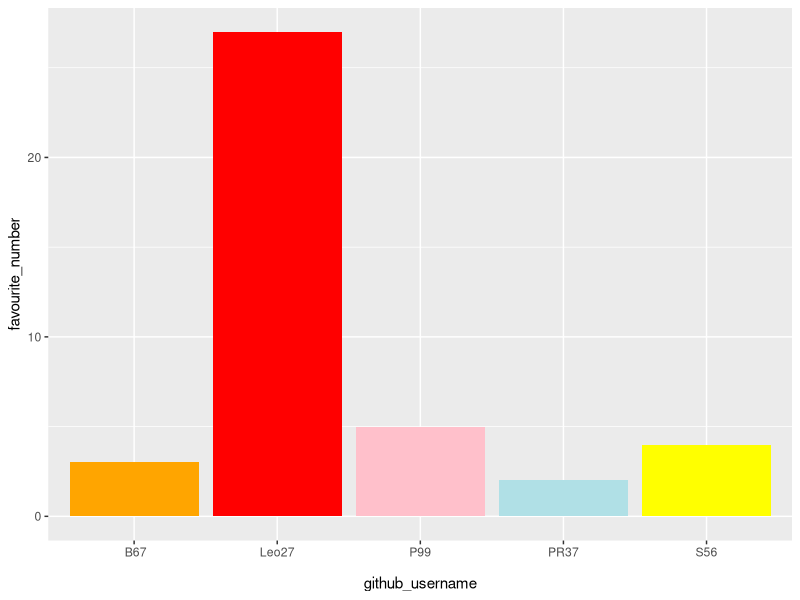

Write R code to recreate this figure.
## ---- chunk 1
library(tidyverse) 
## ---- chunk 2
# This is a comment and wont print
team_data <- tibble(
  name = c("Peter Rabbit", "brian ", "simon", 
           "peter", "leo"),
  github_username = c("PR37
                    ", " B67", "S56", 
                      "P99", "Leo27"), 
  colour = c("powderblue", "orange", "yellow", 
             "pink", "red"),
  hobby = c("Hopping", "rugby", "hockey", 
            "golf", "sailing"),
  favourite_number = c(2, 3, 4, 5, 27)
  )

team_data
## ---- chunk 3
p1 <- ggplot(data = team_data, 
             mapping = aes(x = github_username, 
                           y = favourite_number,
                           fill = colour), 
             ) +
   geom_col() +
   scale_fill_identity()
p1
